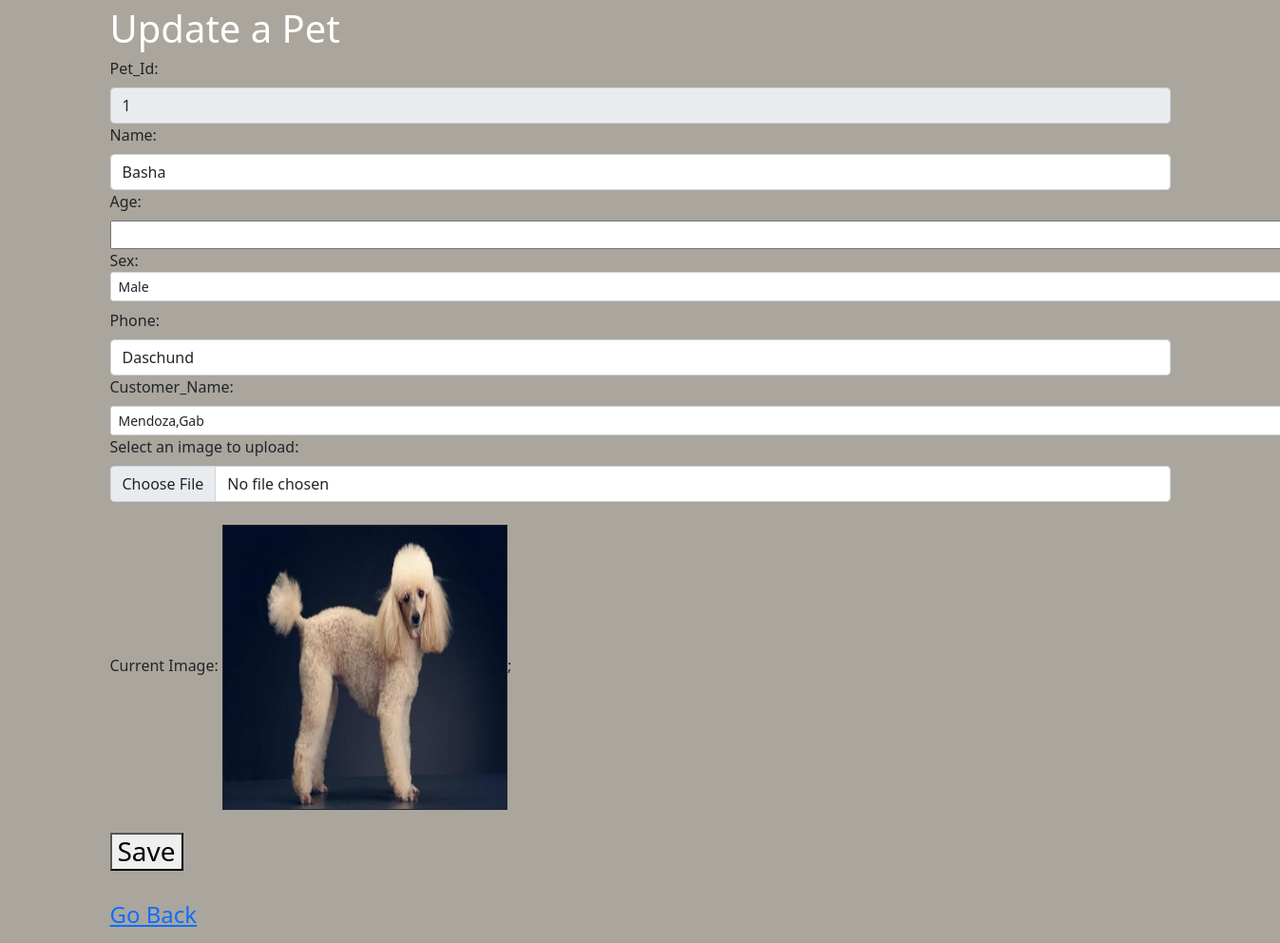
Page /edit3.php?Pet_id=1 on the committed database.
### tables this page shows
CREATE TABLE `pet` (
  `Pet_id` int(45) NOT NULL AUTO_INCREMENT,
  `Name` varchar(45) NOT NULL,
  `Age` int(45) NOT NULL,
  `Sex` varchar(45) NOT NULL,
  `Breed` varchar(45) NOT NULL,
  `Pet_pic` varchar(100) NOT NULL,
  `Cust_id` int(45) NOT NULL,
  PRIMARY KEY (`Pet_id`),
  KEY `Cust_id_fk` (`Cust_id`) USING BTREE
);

CREATE TABLE `customer` (
  `Cust_id` int(45) NOT NULL AUTO_INCREMENT,
  `First_name` varchar(45) NOT NULL,
  `Last_name` varchar(45) NOT NULL,
  `Phone_number` varchar(45) NOT NULL,
  `Cust_pic` varchar(100) DEFAULT NULL,
  PRIMARY KEY (`Cust_id`)
);

### edit3.php (the view, shortened to what this page needs)
<!DOCTYPE html PUBLIC>
<html>
<head>
  <link href="https://cdn.jsdelivr.net/npm/bootstrap@5.1.3/dist/css/bootstrap.min.css" rel="stylesheet">
</head>
<body style="background-color:#aaa69d" ;>
  <?php
  include "includes/config.php";
  $result = mysqli_query($conn, "SELECT c.First_name, c.Last_name, c.Phone_number, c.Cust_pic, p.Name, p.Age, p.Sex, p.Breed, p.Pet_pic, p.Cust_id FROM pet p INNER JOIN customer c ON p.Cust_id = c.Cust_id  where Pet_id = " . $_GET['Pet_id']);
  $row = mysqli_fetch_array($result);
  ?>
  <div class="container">
    <?php
    echo '<div style="font-size:40;color:white">Update a Pet</div>';
    ?>
    <form method="POST" action="update3.php" enctype="multipart/form-data">
      <div class="form-group">
        <label for="Pet_id" class="form-label">Pet_Id: </label>
        <input type='text' id='Pet_id' name='Pet_id' readonly value="<?php echo $_GET['Pet_id']; ?>" class="form-control">
      </div>
      <div class="form-group">
        <label for="Name" class="form-label">Name: </label>
        <input type='text' id='Name' name='Name' value="<?php echo $row['Name']; ?>" class="form-control">
      </div>
      <div class="form-group">
        <label for="Age" class="form-label">Age: </label>
        <input type="number" max="100" min="1" style="width: 80.9em;" step="1" id="Age" name="Age" value="<?php echo $row['Name']; ?> class=" form-control">
      </div>
      <div class="form-group">
        <label class="form-label">
          <span>Sex: </span>
          <select name="Sex" style="width: 92.5em;" class="form-select form-select-sm">
            <option value="Male">Male</option>
          </select>
        </label>
      </div>
      <div class="form-group">
        <label for="Breed" class="form-label">Phone: </label>
        <input type='text' id='Breed' name='Breed' value="<?php echo $row['Breed']; ?>" class="form-control">
      </div>
      <div class="form-group">
        <label for="Cust_id" class="form-label">Customer_Name: </label>
        <select name="Cust_id" id="Cust_id" style="width: 92.5em;" class="form-select form-select-sm">
          <?php
          echo '<option value=' . $row['Cust_id'] . '>' . $row['Last_name'] . ',' . $row['First_name'] . '</option>';
          ?>
        </select>
      </div>
      <div class="form-group">
        <label for="fileToUpload" class="form-label">Select an image to upload: </label>
        <input type='file' id='fileToUpload' name='fileToUpload' class="form-control">
      </div>
      <div class="form-group">
        <br>
        <label for="imgpath" class="form-label">Current Image: </label>
        <?php
        echo "<img border=\"1\" src=\"" . $row['Pet_pic'] . "\" width=\"300\" alt=\"Pet Picture\" height=\"300\">"
        ?>;
      </div>
      <div>
        <br>
        <h3><button type="submit" name="submit" value="Save">Save</button></h3>
        <br>
        <?php
        echo "<td align='center'><a href='pets.php' role='button'> <h4>Go Back</h4></a></td>";
        ?>
      </div>
  </div>
</body>
</html>

### rows in the picture
pet: Name "Basha", Breed "Daschund", Cust_id "Mendoza,Gab", Pet_pic (picture)
